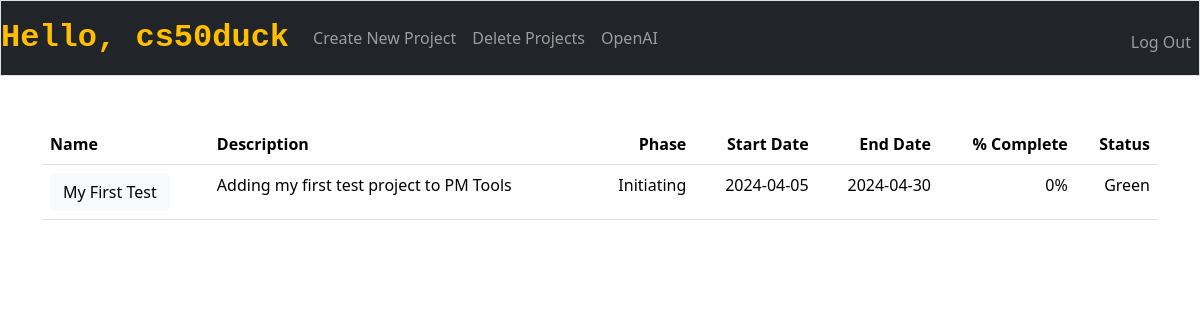
Page / (signed in) on the earlier database version.
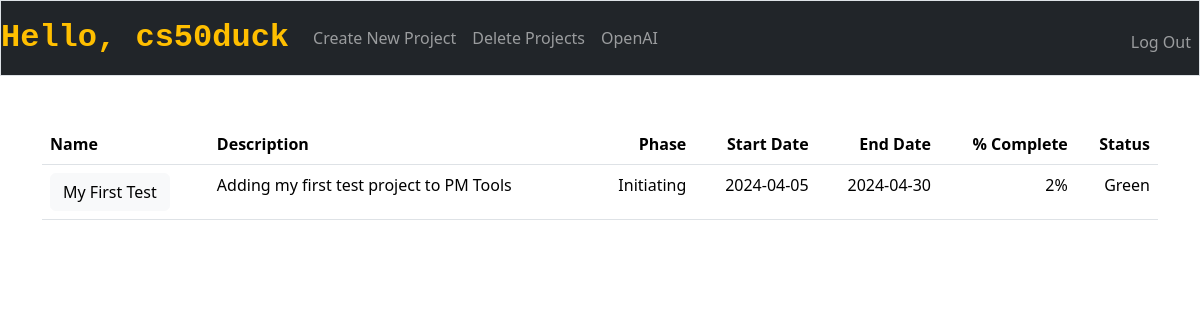
Same page on the later database version.
### tables this page shows
CREATE TABLE projects(
	id INTEGER PRIMARY KEY AUTOINCREMENT NOT NULL,
	user_id INTEGER NOT NULL,
	name TEXT NOT NULL,
	description TEXT NOT NULL,
	start_date DATE NOT NULL,
	end_date DATE NOT NULL,
	percent_complete INTEGER NOT NULL DEFAULT 0,
	status TEXT CHECK(status IN('Green', 'Yellow', 'Red')) NOT NULL DEFAULT 'Green',
	phase TEXT CHECK(phase IN('Initiating', 'Plannning', 'Executing', 'Delivering', 'Closing')) NOT NULL DEFAULT 'Initiating',
	FOREIGN KEY(user_id) REFERENCES users(id)
	);

### app.py (the view)
@app.route("/", methods=["GET", "POST"])
@login_required
def index():
    user = db.execute("SELECT username FROM users WHERE id = ?", session["user_id"])[0]
    projects = db.execute("SELECT * FROM projects WHERE user_id = ?", session["user_id"])
    if request.method == "POST":
        project_id = request.form["project_id"]
        url = "/edit_project/" + str(project_id)
        return redirect(url)
    else:
        return render_template("index.html", user=user, projects=projects)

### app.py (called while the page is built)
@app.after_request
def after_request(response):
    response.headers["Cache-Control"] = "no-cache, no-store, must-revalidate"
    response.headers["Expires"] = 0
    response.headers["Pragma"] = "no-cache"
    return response

### helpers.py (called while the page is built)
def login_required(f):
    @wraps(f)
    def decorated_function(*args, **kwargs):
        if session.get("user_id") is None:
            return redirect("/login")
        return f(*args, **kwargs)
    return decorated_function

### templates/index.html (shortened to what this page needs)
{% extends "layout.html" %}
{% block main %}
    <table class="table table-all">
        <thead>
            <tr>
                <th class="text-start">Name</th>
                <th class="text-start">Description</th>
                <th class="text-end">Phase</th>
                <th class="text-end">Start Date</th>
                <th class="text-end">End Date</th>
                <th class="text-end">% Complete</th>
                <th class="text-end">Status</th>
            </tr>
        </thead>
        <tbody>
            {% for project in projects %}
                <tr>
                    <td class="text-start">
                        <form action="/" method="post">
                            <button type="submit" class="btn btn-light">{{ project.name }}</button>
                        </form>
                    </td>
                    <td class="text-start">{{ project.description }}</td>
                    <td class="text-end">{{ project.phase }}</td>
                    <td class="text-end">{{ project.start_date }}</td>
                    <td class="text-end">{{ project.end_date }}</td>
                    <td class="text-end">{{ project.percent_complete }}%</td>
                    <td class="text-end">{{ project.status }}</td>
                </tr>
            {% endfor %}
        </tbody>
    </table>
{% endblock %}

Differences in the rows shown:
changed projects "My First Test": percent_complete "0" → "2"
